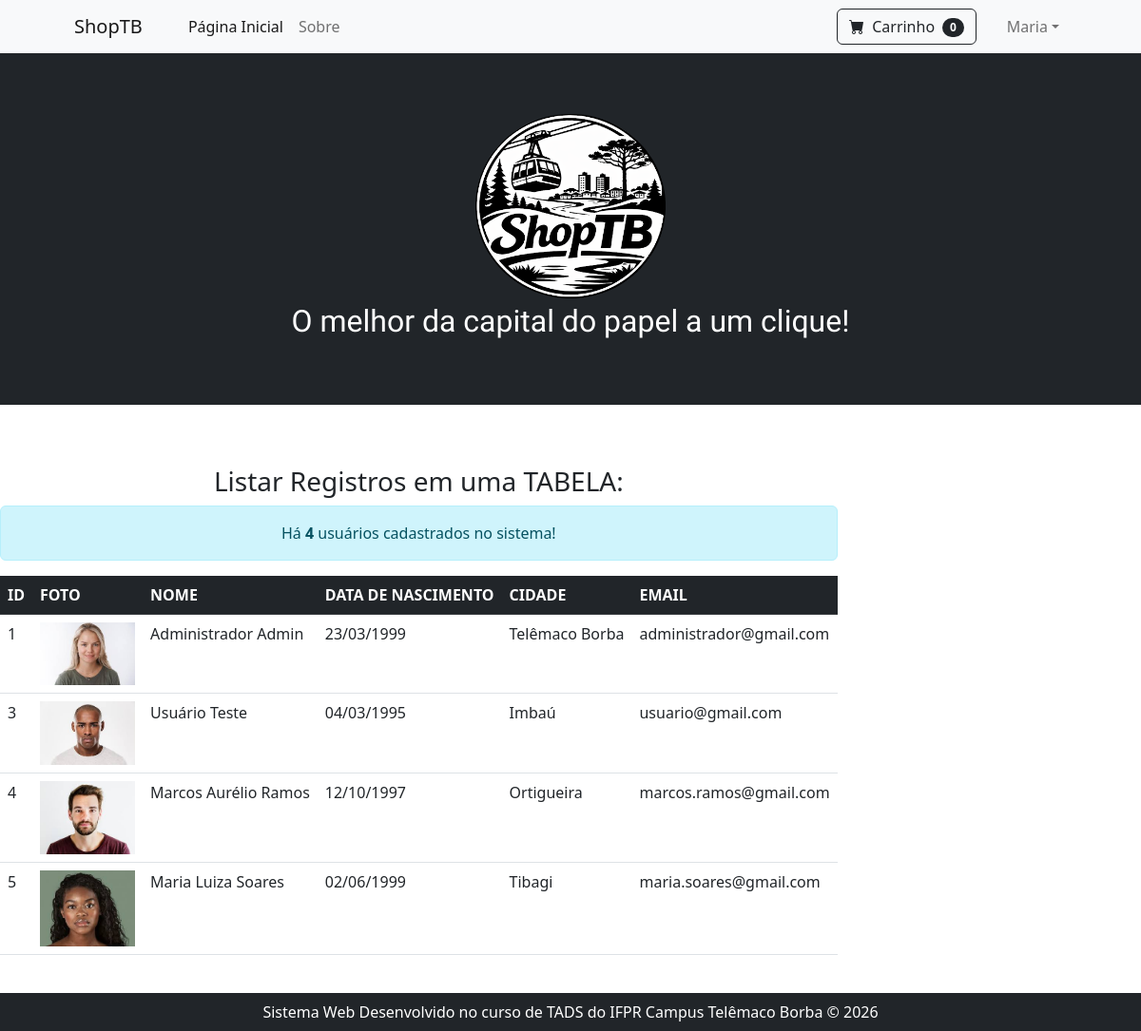
The app's page /listarRegistrosTabela.php (signed in) with its own data.
### tables this page shows
CREATE TABLE `usuarios` (
  `idUsuario` int NOT NULL,
  `fotoUsuario` varchar(100) NOT NULL,
  `nomeUsuario` varchar(50) NOT NULL,
  `dataNascimentoUsuario` date NOT NULL,
  `cidadeUsuario` varchar(30) NOT NULL,
  `emailUsuario` varchar(50) NOT NULL,
  `senhaUsuario` varchar(100) NOT NULL,
  `nivelUsuario` varchar(15) NOT NULL
);

### listarRegistrosTabela.php (the view, shortened to what this page needs)
<?php include "header.php" ?>
<section class="py-5">
    <div class="d-flex justify-content mt-3 mb-3">
        <div class="row">
            <div class="col">
                <?php
                    echo "<h3 class='text-center'>Listar Registros em uma TABELA:</h3>";
                    $listarUsuarios = "SELECT * FROM Usuarios";
                    include "conexaoBD.php";
                    $res = mysqli_query($conn, $listarUsuarios) or die("Erro ao tentar listar Usuários!");
                    $totalUsuarios = mysqli_num_rows($res);
                    echo "<div class='alert alert-info text-center'>Há <strong>$totalUsuarios</strong> usuários cadastrados no sistema!</div>";
                    echo "
                        <table class='table'>
                            <thead class='table-dark'>
                                <tr>
                                    <th>ID</th>
                                    <th>FOTO</th>
                                    <th>NOME</th>
                                    <th>DATA DE NASCIMENTO</th>
                                    <th>CIDADE</th>
                                    <th>EMAIL</th>
                                </tr>
                            </thead>
                            <tbody>
                    ";
                    while($registro = mysqli_fetch_assoc($res)){
                        $idUsuario             = $registro['idUsuario'];
                        $fotoUsuario           = $registro['fotoUsuario'];
                        $nomeUsuario           = $registro['nomeUsuario'];
                        $dataNascimentoUsuario = $registro['dataNascimentoUsuario'];
                        $dia                   = substr($dataNascimentoUsuario, 8, 2);
                        $mes                   = substr($dataNascimentoUsuario, 5, 2);
                        $ano                   = substr($dataNascimentoUsuario, 0, 4);
                        $cidadeUsuario         = $registro['cidadeUsuario'];
                        $emailUsuario          = $registro['emailUsuario'];
                        echo "
                            <tr>
                                <td>$idUsuario</td>
                                <td><img src='$fotoUsuario' title='Foto de $nomeUsuario' style='width:100px'></td>
                                <td>$nomeUsuario</td>
                                <td>$dia/$mes/$ano</td>
                                <td>$cidadeUsuario</td>
                                <td>$emailUsuario</td>
                            </tr>
                        ";
                    }
                    echo "</tbody>";
                    echo "</table>";
                ?>
            </div>
        </div>
    </div>
</section>
<?php include "footer.php" ?>

### records on screen
usuarios: idUsuario "1", fotoUsuario (picture), nomeUsuario "Administrador Admin", dataNascimentoUsuario "23", dataNascimentoUsuario "03", dataNascimentoUsuario "1999", cidadeUsuario "Telêmaco Borba", emailUsuario "administrador@gmail.com"
usuarios: idUsuario "3", fotoUsuario (picture), nomeUsuario "Usuário Teste", dataNascimentoUsuario "04", dataNascimentoUsuario "03", dataNascimentoUsuario "1995", cidadeUsuario "Imbaú", emailUsuario "usuario@gmail.com"
usuarios: idUsuario "4", fotoUsuario (picture), nomeUsuario "Marcos Aurélio Ramos", dataNascimentoUsuario "12", dataNascimentoUsuario "10", dataNascimentoUsuario "1997", cidadeUsuario "Ortigueira", emailUsuario "marcos.ramos@gmail.com"
usuarios: idUsuario "5", fotoUsuario (picture), nomeUsuario "Maria Luiza Soares", dataNascimentoUsuario "02", dataNascimentoUsuario "06", dataNascimentoUsuario "1999", cidadeUsuario "Tibagi", emailUsuario "maria.soares@gmail.com"

### other values on screen
$primeiroNome "Maria"
$totalUsuarios "4"
